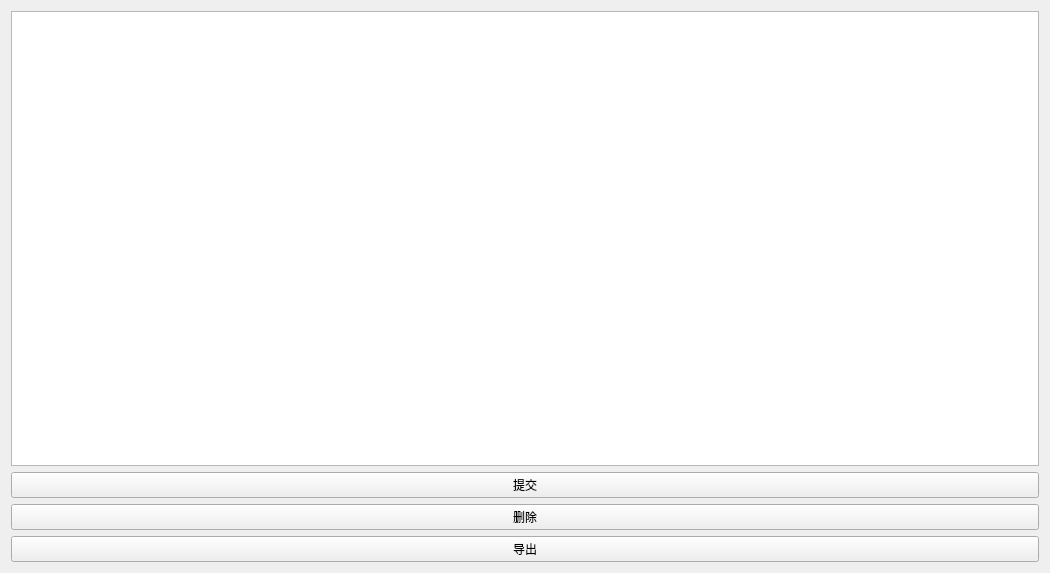
<?xml version="1.0" encoding="UTF-8"?>
<ui version="4.0">
 <class>FormRouteDataQuery</class>
 <widget class="QWidget" name="FormRouteDataQuery">
  <property name="geometry">
   <rect>
    <x>0</x>
    <y>0</y>
    <width>1050</width>
    <height>573</height>
   </rect>
  </property>
  <property name="windowTitle">
   <string>航线数据查询</string>
  </property>
  <layout class="QVBoxLayout" name="verticalLayout">
   <item>
    <widget class="QTableView" name="tableView">
     <property name="sortingEnabled">
      <bool>true</bool>
     </property>
    </widget>
   </item>
   <item>
    <widget class="QPushButton" name="submitButton">
     <property name="text">
      <string>提交</string>
     </property>
    </widget>
   </item>
   <item>
    <widget class="QPushButton" name="deleteButton">
     <property name="text">
      <string>删除</string>
     </property>
    </widget>
   </item>
   <item>
    <widget class="QPushButton" name="exportButton">
     <property name="text">
      <string>导出</string>
     </property>
    </widget>
   </item>
  </layout>
 </widget>
 <layoutdefault spacing="6" margin="11"/>
 <resources/>
 <connections/>
</ui>
